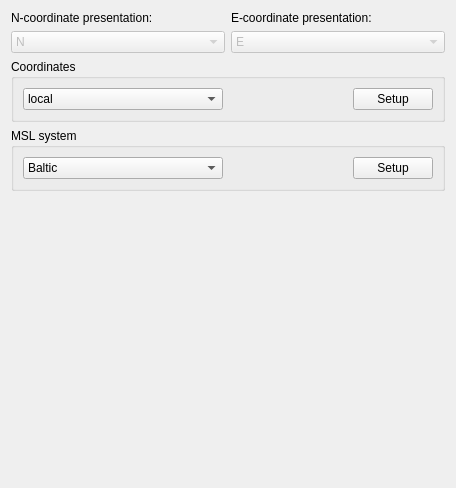
       <widget class="QWidget" name="coordinatesTab">
        <attribute name="title">
         <string>Coordinates</string>
        </attribute>
        <layout class="QVBoxLayout" name="verticalLayout_3">
         <item>
          <layout class="QGridLayout" name="gridLayout_2">
           <item row="0" column="0">
            <widget class="QLabel" name="NPresentationLabel">
             <property name="text">
              <string>N-coordinate presentation:</string>
             </property>
            </widget>
           </item>
           <item row="0" column="1">
            <widget class="QLabel" name="EPresentationLabel">
             <property name="text">
              <string>E-coordinate presentation:</string>
             </property>
            </widget>
           </item>
           <item row="1" column="0">
            <widget class="QComboBox" name="NPresentationComboBox">
             <property name="enabled">
              <bool>false</bool>
             </property>
             <item>
              <property name="text">
               <string>N</string>
              </property>
             </item>
             <item>
              <property name="text">
               <string>N-No</string>
              </property>
             </item>
            </widget>
           </item>
           <item row="1" column="1">
            <widget class="QComboBox" name="EPresentationComboBox">
             <property name="enabled">
              <bool>false</bool>
             </property>
             <item>
              <property name="text">
               <string>E</string>
              </property>
             </item>
             <item>
              <property name="text">
               <string>E+Eo</string>
              </property>
             </item>
             <item>
              <property name="text">
               <string>&lt;zone&gt;E+Eo</string>
              </property>
             </item>
            </widget>
           </item>
          </layout>
         </item>
         <item>
          <widget class="QGroupBox" name="coordinatesGroupBox">
           <property name="title">
            <string>Coordinates</string>
           </property>
           <layout class="QHBoxLayout" name="horizontalLayout_2">
            <item>
             <widget class="QComboBox" name="coordinatesComboBox">
              <property name="sizePolicy">
               <sizepolicy hsizetype="Expanding" vsizetype="Fixed">
                <horstretch>0</horstretch>
                <verstretch>0</verstretch>
               </sizepolicy>
              </property>
              <property name="minimumSize">
               <size>
                <width>200</width>
                <height>0</height>
               </size>
              </property>
              <item>
               <property name="text">
                <string>local</string>
               </property>
              </item>
              <item>
               <property name="text">
                <string>Gauss (z-6)</string>
               </property>
              </item>
              <item>
               <property name="text">
                <string>Gauss (z-7)</string>
               </property>
              </item>
              <item>
               <property name="text">
                <string>Gauss (z-8)</string>
               </property>
              </item>
              <item>
               <property name="text">
                <string>Gauss (z-9)</string>
               </property>
              </item>
              <item>
               <property name="text">
                <string>Gauss (z-10)</string>
               </property>
              </item>
              <item>
               <property name="text">
                <string>Gauss (z-11)</string>
               </property>
              </item>
              <item>
               <property name="text">
                <string>Gauss (z-12)</string>
               </property>
              </item>
              <item>
               <property name="text">
                <string>Gauss (z-13)</string>
               </property>
              </item>
              <item>
               <property name="text">
                <string>Gauss (z-14)</string>
               </property>
              </item>
              <item>
               <property name="text">
                <string>Gauss (z-15)</string>
               </property>
              </item>
             </widget>
            </item>
            <item>
             <spacer name="horizontalSpacer_2">
              <property name="orientation">
               <enum>Qt::Horizontal</enum>
              </property>
              <property name="sizeHint" stdset="0">
               <size>
                <width>124</width>
                <height>20</height>
               </size>
              </property>
             </spacer>
            </item>
            <item>
             <widget class="QPushButton" name="setupCoordinatesPushButton">
              <property name="text">
               <string>Setup</string>
              </property>
             </widget>
            </item>
           </layout>
          </widget>
         </item>
         <item>
          <widget class="QGroupBox" name="MSLGroupBox">
           <property name="title">
            <string>MSL system</string>
           </property>
           <layout class="QHBoxLayout" name="horizontalLayout_3">
            <item>
             <widget class="QComboBox" name="MSLComboBox">
              <property name="sizePolicy">
               <sizepolicy hsizetype="Expanding" vsizetype="Fixed">
                <horstretch>0</horstretch>
                <verstretch>0</verstretch>
               </sizepolicy>
              </property>
              <property name="minimumSize">
               <size>
                <width>200</width>
                <height>0</height>
               </size>
              </property>
              <item>
               <property name="text">
                <string>Baltic</string>
               </property>
              </item>
              <item>
               <property name="text">
                <string>local</string>
               </property>
              </item>
             </widget>
            </item>
            <item>
             <spacer name="horizontalSpacer_3">
              <property name="orientation">
               <enum>Qt::Horizontal</enum>
              </property>
              <property name="sizeHint" stdset="0">
               <size>
                <width>49</width>
                <height>20</height>
               </size>
              </property>
             </spacer>
            </item>
            <item>
             <widget class="QPushButton" name="setupMSLPushButton">
              <property name="text">
               <string>Setup</string>
              </property>
             </widget>
            </item>
           </layout>
          </widget>
         </item>
         <item>
          <spacer name="verticalSpacer_2">
           <property name="orientation">
            <enum>Qt::Vertical</enum>
           </property>
           <property name="sizeHint" stdset="0">
            <size>
             <width>20</width>
             <height>286</height>
            </size>
           </property>
          </spacer>
         </item>
        </layout>
       </widget>
